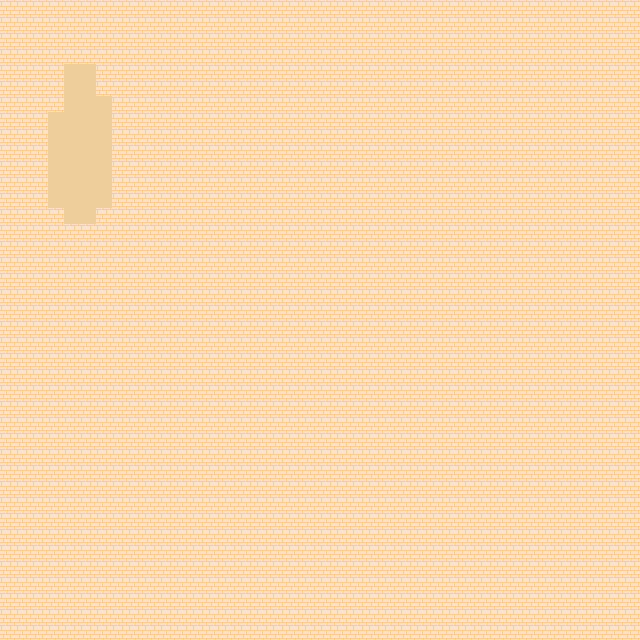

Rendered tile map (Tiled .tmx) drawn with the repository's tilesets; below, a short description and the map source with its tile grids summarised:
An orthogonal 40x40 tile map with 16x16 px tiles, 2 tile layers (floor, floor2).

<map version="1.8" tiledversion="git" orientation="orthogonal" renderorder="right-down" width="40" height="40" tilewidth="16" tileheight="16" infinite="0" nextlayerid="3" nextobjectid="1">
 <tileset firstgid="1" source="interior_floor.tsx" />
 <layer id="1" name="floor" width="40" height="40">
  <data>[1600 cells, 1600 non-empty, 1 distinct tile ids]</data>
 </layer>
 <layer id="2" name="floor2" width="40" height="40">
  <data>[1600 cells, 33 non-empty, 1 distinct tile ids]</data>
 </layer>
</map>
